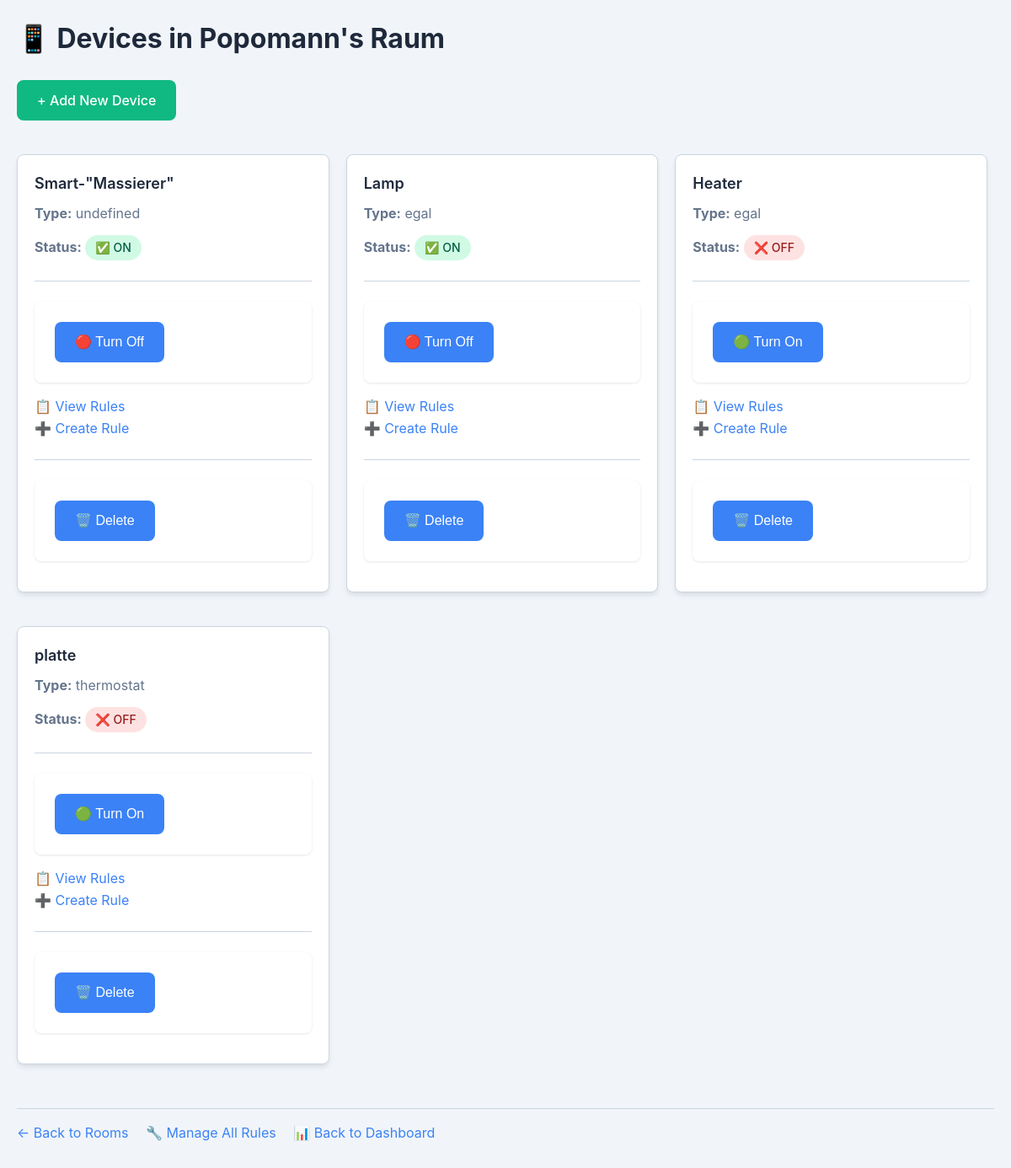
Page /devices/list/room?room_id=2 (signed in) on the earlier database version.
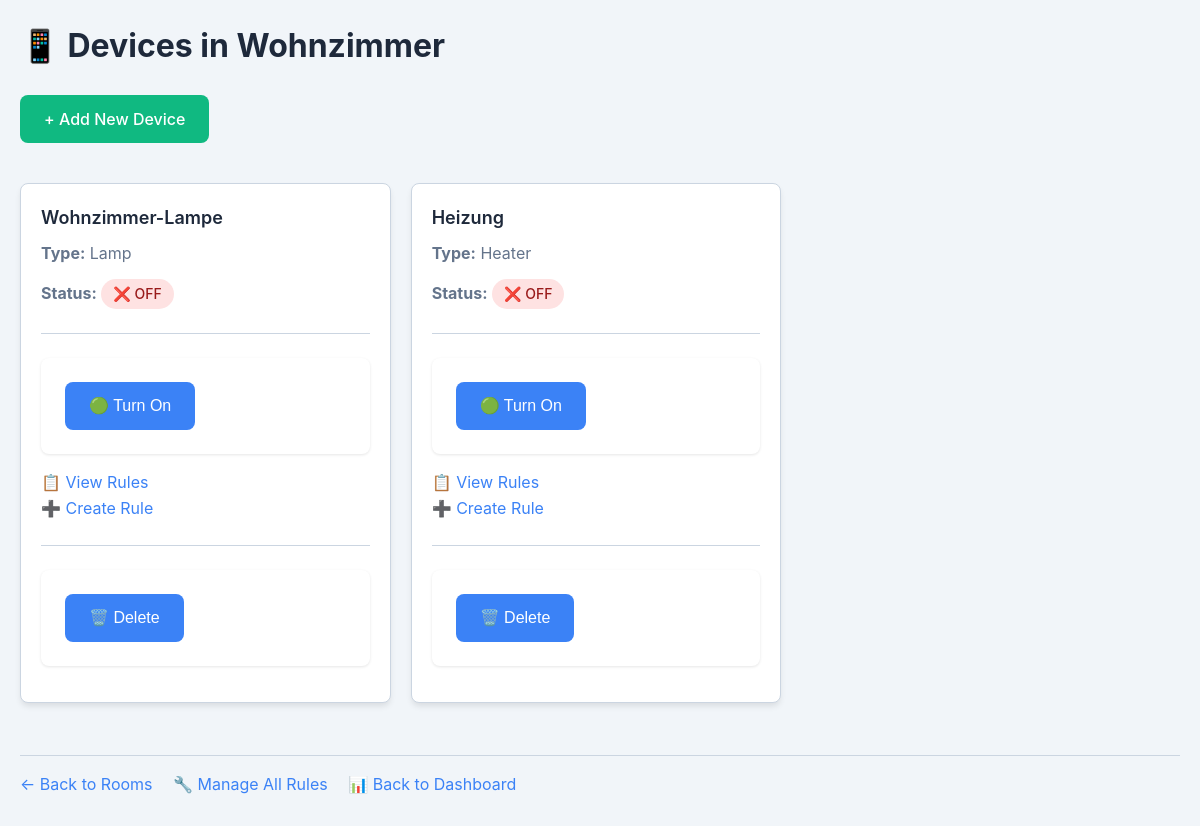
Same page on the later database version.
### tables this page shows
CREATE TABLE rooms (
    room_id   INTEGER PRIMARY KEY AUTOINCREMENT,
    room_name TEXT NOT NULL UNIQUE,
    user_id   INTEGER,
    FOREIGN KEY (user_id) REFERENCES users(user_id)
);

CREATE TABLE devices (
    device_id   INTEGER PRIMARY KEY AUTOINCREMENT,
    room_id     INTEGER,
    device_name TEXT    NOT NULL UNIQUE,
    device_type TEXT    NOT NULL,
    device_status      BOOLEAN NOT NULL DEFAULT 0,
    FOREIGN KEY (room_id) REFERENCES rooms(room_id)
);

### rooms_devices_api.py (the view)
@router.get("/devices/list/room")
async def show_devices(request: Request, room_id: int):
    room = user_can_access_room(request, room_id)
    if not room:
        return RedirectResponse(url="/", status_code=303)
    conn, curs = get_db()
    devices = curs.execute("SELECT * FROM devices WHERE room_id = ?", (room_id,)).fetchall()
    conn.close()
    return templates.TemplateResponse("devices/list.html", {
        "request": request,
        "devices": devices,
        "room": room
    })

### templates/devices/list.html (shortened to what this page needs)
<!DOCTYPE html>
<html>
<head>
    <link rel="stylesheet" href="/static/style.css">
</head>
<body>
    <h1>📱 Devices in {{ room["room_name"] }}</h1>
    <a href="/devices/add?room_id={{ room['room_id'] }}" class="btn btn-create">+ Add New Device</a>
    <div class="devices-container">
        {% for device in devices %}
        <div class="device-card">
            <h4>{{ device["device_name"] }}</h4>
            <p><strong>Type:</strong> {{ device["device_type"] }}</p>
            <p><strong>Status:</strong>
                {% if device["device_status"] == 1 %}
                    <span class="status-badge status-on">✅ ON</span>
                {% else %}
                    <span class="status-badge status-off">❌ OFF</span>
                {% endif %}
            </p>
            <hr>
            <form action="/devices/status" method="post">
                <button type="submit" class="{% if device['device_status'] == 1 %}btn-danger{% else %}btn-success{% endif %}">
                    {{ '🔴 Turn Off' if device['device_status'] == 1 else '🟢 Turn On' }}
                </button>
            </form>
            <div style="margin: 1rem 0;">
                <a href="/rules/device/{{ device['device_id'] }}">📋 View Rules</a>
                <br>
                <a href="/rules/create/{{ device['device_id'] }}">➕ Create Rule</a>
            </div>
            <hr>
            <form action="/devices/delete" method="post">
                <button type="submit" class="btn-danger">🗑️ Delete</button>
            </form>
        </div>
        {% endfor %}
    </div>
    <div class="navigation-links">
        <a href="/list">← Back to Rooms</a>
        <a href="/rules/">🔧 Manage All Rules</a>
        <a href="/dashboard">📊 Back to Dashboard</a>
    </div>
</body>
</html>

### static/style.css (style rules this page uses)
:root { --primary-color: #3b82f6; --primary-hover: #2563eb; --success-color: #10b981; --danger-color: #ef4444; --warning-color: #f59e0b; --bg-color: #f1f5f9; --card-bg: #ffffff; --text-primary: #1e293b; --text-secondary: #64748b; --border-color: #cbd5e1; --shadow-sm: 0 1px 3px 0 rgba(0, 0, 0, 0.1); --shadow-md: 0 4px 6px -1px rgba(0, 0, 0, 0.1); --shadow-lg: 0 10px 15px -3px rgba(0, 0, 0, 0.1); --radius: 8px; }
* { margin: 0; padding: 0; box-sizing: border-box; }
body { font-family: -apple-system, BlinkMacSystemFont, 'Segoe UI', Roboto, 'Helvetica Neue', Arial, sans-serif; background-color: var(--bg-color); color: var(--text-primary); line-height: 1.6; padding: 20px; max-width: 1400px; margin: 0 auto; }
h1 { font-size: 2rem; font-weight: 700; margin-bottom: 1.5rem; color: var(--text-primary); }
h4 { font-size: 1.125rem; font-weight: 600; margin-bottom: 0.5rem; color: var(--text-primary); }
p { margin-bottom: 0.75rem; color: var(--text-secondary); }
hr { border: none; border-top: 1px solid var(--border-color); margin: 1.5rem 0; }
a { color: var(--primary-color); text-decoration: none; transition: color 0.2s; }
.navigation-links { margin-top: 2rem; padding-top: 1rem; border-top: 1px solid var(--border-color); }
.navigation-links a { display: inline-block; margin-right: 1rem; margin-bottom: 0.5rem; }
.device-card, .room-card, .rule-card, .user-card { background: var(--card-bg); border-radius: var(--radius); padding: 1.25rem; box-shadow: var(--shadow-md); margin-bottom: 1.25rem; border: 1px solid var(--border-color); transition: transform 0.2s, box-shadow 0.2s; }
.devices-container, .rooms-container { display: flex; flex-wrap: wrap; gap: 1.25rem; margin: 1.5rem 0; }
.device-card, .room-card { flex: 0 1 calc(33.333% - 1rem); min-width: 280px; }
form { background: var(--card-bg); border-radius: var(--radius); padding: 1.5rem; box-shadow: var(--shadow-sm); margin-bottom: 1rem; }
button, .btn { display: inline-block; padding: 0.75rem 1.5rem; font-size: 1rem; font-weight: 500; text-align: center; border: none; border-radius: var(--radius); cursor: pointer; transition: all 0.2s; text-decoration: none; line-height: 1.5; }
button[type="submit"], .btn-submit, .btn-primary { background-color: var(--primary-color); color: white; }
.btn-success { background-color: var(--success-color); color: white; }
.btn-danger, .btn-delete { background-color: var(--danger-color); color: white; }
.btn-create { background-color: var(--success-color); color: white; margin-bottom: 1rem; }
.status-badge { display: inline-block; padding: 0.25rem 0.75rem; border-radius: 9999px; font-size: 0.875rem; font-weight: 500; }
.status-off { background-color: #fee2e2; color: #991b1b; }

Differences in the rows shown:
removed devices: device_name "Smart-\"Massierer\"", device_type "undefined", shows "✅ ON", device_status "🔴 Turn Off"
removed devices: device_name "Lamp", device_type "egal", shows "✅ ON", device_status "🔴 Turn Off"
removed devices: device_name "Heater", device_type "egal", shows "❌ OFF", device_status "🟢 Turn On"
removed devices: device_name "platte", device_type "thermostat", shows "❌ OFF", device_status "🟢 Turn On"
changed rooms: room_name "Popomann's Raum" → "Wohnzimmer"
now on this page (row edited): devices: device_name "Wohnzimmer-Lampe", device_type "Lamp", shows "❌ OFF", device_status "🟢 Turn On"
now on this page (row edited): devices: device_name "Heizung", device_type "Heater", shows "❌ OFF", device_status "🟢 Turn On"
